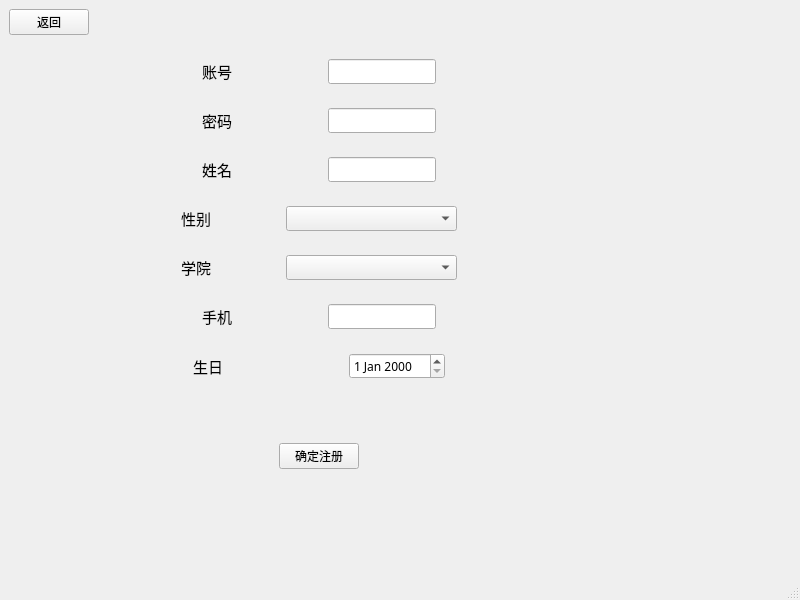
<?xml version="1.0" encoding="UTF-8"?>
<ui version="4.0">
 <class>Student_sign</class>
 <widget class="QMainWindow" name="Student_sign">
  <property name="geometry">
   <rect>
    <x>0</x>
    <y>0</y>
    <width>800</width>
    <height>600</height>
   </rect>
  </property>
  <property name="font">
   <font>
    <family>楷体</family>
   </font>
  </property>
  <property name="windowTitle">
   <string>学生注册</string>
  </property>
  <widget class="QWidget" name="centralwidget">
   <layout class="QGridLayout" name="gridLayout">
    <item row="3" column="5">
     <spacer name="horizontalSpacer_25">
      <property name="orientation">
       <enum>Qt::Horizontal</enum>
      </property>
      <property name="sizeHint" stdset="0">
       <size>
        <width>40</width>
        <height>20</height>
       </size>
      </property>
     </spacer>
    </item>
    <item row="3" column="4">
     <spacer name="horizontalSpacer_26">
      <property name="orientation">
       <enum>Qt::Horizontal</enum>
      </property>
      <property name="sizeHint" stdset="0">
       <size>
        <width>40</width>
        <height>20</height>
       </size>
      </property>
     </spacer>
    </item>
    <item row="1" column="1" rowspan="3" colspan="2">
     <widget class="QWidget" name="widget_4" native="true">
      <layout class="QVBoxLayout" name="verticalLayout">
       <item>
        <widget class="QWidget" name="widget_2" native="true">
         <layout class="QHBoxLayout" name="horizontalLayout">
          <item>
           <spacer name="horizontalSpacer_4">
            <property name="orientation">
             <enum>Qt::Horizontal</enum>
            </property>
            <property name="sizeHint" stdset="0">
             <size>
              <width>76</width>
              <height>20</height>
             </size>
            </property>
           </spacer>
          </item>
          <item>
           <widget class="QLabel" name="label">
            <property name="font">
             <font>
              <family>楷体</family>
              <pointsize>11</pointsize>
             </font>
            </property>
            <property name="text">
             <string>账号</string>
            </property>
           </widget>
          </item>
          <item>
           <spacer name="horizontalSpacer_3">
            <property name="orientation">
             <enum>Qt::Horizontal</enum>
            </property>
            <property name="sizeHint" stdset="0">
             <size>
              <width>40</width>
              <height>20</height>
             </size>
            </property>
           </spacer>
          </item>
          <item>
           <widget class="QLineEdit" name="account0"/>
          </item>
          <item>
           <spacer name="horizontalSpacer_24">
            <property name="orientation">
             <enum>Qt::Horizontal</enum>
            </property>
            <property name="sizeHint" stdset="0">
             <size>
              <width>40</width>
              <height>20</height>
             </size>
            </property>
           </spacer>
          </item>
         </layout>
        </widget>
       </item>
       <item>
        <widget class="QWidget" name="widget_3" native="true">
         <layout class="QHBoxLayout" name="horizontalLayout_2">
          <item>
           <spacer name="horizontalSpacer_5">
            <property name="orientation">
             <enum>Qt::Horizontal</enum>
            </property>
            <property name="sizeHint" stdset="0">
             <size>
              <width>46</width>
              <height>20</height>
             </size>
            </property>
           </spacer>
          </item>
          <item>
           <widget class="QLabel" name="label_9">
            <property name="font">
             <font>
              <family>楷体</family>
              <pointsize>11</pointsize>
             </font>
            </property>
            <property name="text">
             <string>密码</string>
            </property>
           </widget>
          </item>
          <item>
           <spacer name="horizontalSpacer_6">
            <property name="orientation">
             <enum>Qt::Horizontal</enum>
            </property>
            <property name="sizeHint" stdset="0">
             <size>
              <width>40</width>
              <height>20</height>
             </size>
            </property>
           </spacer>
          </item>
          <item>
           <widget class="QLineEdit" name="password0"/>
          </item>
          <item>
           <spacer name="horizontalSpacer_28">
            <property name="orientation">
             <enum>Qt::Horizontal</enum>
            </property>
            <property name="sizeHint" stdset="0">
             <size>
              <width>40</width>
              <height>20</height>
             </size>
            </property>
           </spacer>
          </item>
         </layout>
        </widget>
       </item>
       <item>
        <widget class="QWidget" name="widget_5" native="true">
         <layout class="QHBoxLayout" name="horizontalLayout_4">
          <item>
           <spacer name="horizontalSpacer_7">
            <property name="orientation">
             <enum>Qt::Horizontal</enum>
            </property>
            <property name="sizeHint" stdset="0">
             <size>
              <width>46</width>
              <height>20</height>
             </size>
            </property>
           </spacer>
          </item>
          <item>
           <widget class="QLabel" name="label_2">
            <property name="font">
             <font>
              <family>楷体</family>
              <pointsize>11</pointsize>
             </font>
            </property>
            <property name="text">
             <string>姓名</string>
            </property>
           </widget>
          </item>
          <item>
           <spacer name="horizontalSpacer_8">
            <property name="orientation">
             <enum>Qt::Horizontal</enum>
            </property>
            <property name="sizeHint" stdset="0">
             <size>
              <width>40</width>
              <height>20</height>
             </size>
            </property>
           </spacer>
          </item>
          <item>
           <widget class="QLineEdit" name="name0"/>
          </item>
          <item>
           <spacer name="horizontalSpacer_29">
            <property name="orientation">
             <enum>Qt::Horizontal</enum>
            </property>
            <property name="sizeHint" stdset="0">
             <size>
              <width>40</width>
              <height>20</height>
             </size>
            </property>
           </spacer>
          </item>
         </layout>
        </widget>
       </item>
       <item>
        <widget class="QWidget" name="widget_6" native="true">
         <layout class="QHBoxLayout" name="horizontalLayout_5">
          <item>
           <spacer name="horizontalSpacer_9">
            <property name="orientation">
             <enum>Qt::Horizontal</enum>
            </property>
            <property name="sizeHint" stdset="0">
             <size>
              <width>46</width>
              <height>20</height>
             </size>
            </property>
           </spacer>
          </item>
          <item>
           <widget class="QLabel" name="label_4">
            <property name="font">
             <font>
              <family>楷体</family>
              <pointsize>11</pointsize>
             </font>
            </property>
            <property name="text">
             <string>性别</string>
            </property>
           </widget>
          </item>
          <item>
           <spacer name="horizontalSpacer_10">
            <property name="orientation">
             <enum>Qt::Horizontal</enum>
            </property>
            <property name="sizeHint" stdset="0">
             <size>
              <width>40</width>
              <height>20</height>
             </size>
            </property>
           </spacer>
          </item>
          <item>
           <widget class="QComboBox" name="comboBoxGender">
            <property name="minimumSize">
             <size>
              <width>171</width>
              <height>23</height>
             </size>
            </property>
           </widget>
          </item>
          <item>
           <spacer name="horizontalSpacer_30">
            <property name="orientation">
             <enum>Qt::Horizontal</enum>
            </property>
            <property name="sizeHint" stdset="0">
             <size>
              <width>40</width>
              <height>20</height>
             </size>
            </property>
           </spacer>
          </item>
         </layout>
        </widget>
       </item>
       <item>
        <widget class="QWidget" name="widget_7" native="true">
         <layout class="QHBoxLayout" name="horizontalLayout_6">
          <item>
           <spacer name="horizontalSpacer_17">
            <property name="orientation">
             <enum>Qt::Horizontal</enum>
            </property>
            <property name="sizeHint" stdset="0">
             <size>
              <width>46</width>
              <height>20</height>
             </size>
            </property>
           </spacer>
          </item>
          <item>
           <widget class="QLabel" name="label_6">
            <property name="font">
             <font>
              <family>楷体</family>
              <pointsize>11</pointsize>
             </font>
            </property>
            <property name="text">
             <string>学院</string>
            </property>
           </widget>
          </item>
          <item>
           <spacer name="horizontalSpacer_18">
            <property name="orientation">
             <enum>Qt::Horizontal</enum>
            </property>
            <property name="sizeHint" stdset="0">
             <size>
              <width>40</width>
              <height>20</height>
             </size>
            </property>
           </spacer>
          </item>
          <item>
           <widget class="QComboBox" name="comboBoxIntitude">
            <property name="minimumSize">
             <size>
              <width>171</width>
              <height>23</height>
             </size>
            </property>
           </widget>
          </item>
          <item>
           <spacer name="horizontalSpacer_32">
            <property name="orientation">
             <enum>Qt::Horizontal</enum>
            </property>
            <property name="sizeHint" stdset="0">
             <size>
              <width>40</width>
              <height>20</height>
             </size>
            </property>
           </spacer>
          </item>
         </layout>
        </widget>
       </item>
       <item>
        <widget class="QWidget" name="widget_8" native="true">
         <layout class="QHBoxLayout" name="horizontalLayout_7">
          <item>
           <spacer name="horizontalSpacer_19">
            <property name="orientation">
             <enum>Qt::Horizontal</enum>
            </property>
            <property name="sizeHint" stdset="0">
             <size>
              <width>46</width>
              <height>20</height>
             </size>
            </property>
           </spacer>
          </item>
          <item>
           <widget class="QLabel" name="label_7">
            <property name="font">
             <font>
              <family>楷体</family>
              <pointsize>11</pointsize>
             </font>
            </property>
            <property name="text">
             <string>手机</string>
            </property>
           </widget>
          </item>
          <item>
           <spacer name="horizontalSpacer_20">
            <property name="orientation">
             <enum>Qt::Horizontal</enum>
            </property>
            <property name="sizeHint" stdset="0">
             <size>
              <width>40</width>
              <height>20</height>
             </size>
            </property>
           </spacer>
          </item>
          <item>
           <widget class="QLineEdit" name="phone0"/>
          </item>
          <item>
           <spacer name="horizontalSpacer_31">
            <property name="orientation">
             <enum>Qt::Horizontal</enum>
            </property>
            <property name="sizeHint" stdset="0">
             <size>
              <width>40</width>
              <height>20</height>
             </size>
            </property>
           </spacer>
          </item>
         </layout>
        </widget>
       </item>
       <item>
        <widget class="QWidget" name="widget" native="true">
         <layout class="QHBoxLayout" name="horizontalLayout_3">
          <item>
           <spacer name="horizontalSpacer">
            <property name="orientation">
             <enum>Qt::Horizontal</enum>
            </property>
            <property name="sizeHint" stdset="0">
             <size>
              <width>40</width>
              <height>20</height>
             </size>
            </property>
           </spacer>
          </item>
          <item>
           <spacer name="horizontalSpacer_15">
            <property name="orientation">
             <enum>Qt::Horizontal</enum>
            </property>
            <property name="sizeHint" stdset="0">
             <size>
              <width>40</width>
              <height>20</height>
             </size>
            </property>
           </spacer>
          </item>
          <item>
           <widget class="QLabel" name="label_5">
            <property name="font">
             <font>
              <family>楷体</family>
              <pointsize>11</pointsize>
             </font>
            </property>
            <property name="text">
             <string>生日</string>
            </property>
           </widget>
          </item>
          <item>
           <spacer name="horizontalSpacer_16">
            <property name="orientation">
             <enum>Qt::Horizontal</enum>
            </property>
            <property name="sizeHint" stdset="0">
             <size>
              <width>40</width>
              <height>20</height>
             </size>
            </property>
           </spacer>
          </item>
          <item>
           <spacer name="horizontalSpacer_14">
            <property name="orientation">
             <enum>Qt::Horizontal</enum>
            </property>
            <property name="sizeHint" stdset="0">
             <size>
              <width>40</width>
              <height>20</height>
             </size>
            </property>
           </spacer>
          </item>
          <item>
           <spacer name="horizontalSpacer_2">
            <property name="orientation">
             <enum>Qt::Horizontal</enum>
            </property>
            <property name="sizeHint" stdset="0">
             <size>
              <width>40</width>
              <height>20</height>
             </size>
            </property>
           </spacer>
          </item>
          <item>
           <widget class="QDateEdit" name="birthday0"/>
          </item>
          <item>
           <spacer name="horizontalSpacer_11">
            <property name="orientation">
             <enum>Qt::Horizontal</enum>
            </property>
            <property name="sizeHint" stdset="0">
             <size>
              <width>40</width>
              <height>20</height>
             </size>
            </property>
           </spacer>
          </item>
          <item>
           <spacer name="horizontalSpacer_33">
            <property name="orientation">
             <enum>Qt::Horizontal</enum>
            </property>
            <property name="sizeHint" stdset="0">
             <size>
              <width>40</width>
              <height>20</height>
             </size>
            </property>
           </spacer>
          </item>
         </layout>
        </widget>
       </item>
       <item>
        <spacer name="verticalSpacer">
         <property name="orientation">
          <enum>Qt::Vertical</enum>
         </property>
         <property name="sizeHint" stdset="0">
          <size>
           <width>20</width>
           <height>40</height>
          </size>
         </property>
        </spacer>
       </item>
       <item>
        <widget class="QWidget" name="widget_9" native="true">
         <layout class="QHBoxLayout" name="horizontalLayout_8">
          <item>
           <spacer name="horizontalSpacer_21">
            <property name="orientation">
             <enum>Qt::Horizontal</enum>
            </property>
            <property name="sizeHint" stdset="0">
             <size>
              <width>40</width>
              <height>20</height>
             </size>
            </property>
           </spacer>
          </item>
          <item>
           <widget class="QPushButton" name="pushButton_2">
            <property name="text">
             <string>确定注册</string>
            </property>
           </widget>
          </item>
          <item>
           <spacer name="horizontalSpacer_22">
            <property name="orientation">
             <enum>Qt::Horizontal</enum>
            </property>
            <property name="sizeHint" stdset="0">
             <size>
              <width>40</width>
              <height>20</height>
             </size>
            </property>
           </spacer>
          </item>
         </layout>
        </widget>
       </item>
      </layout>
     </widget>
    </item>
    <item row="3" column="6">
     <spacer name="horizontalSpacer_23">
      <property name="orientation">
       <enum>Qt::Horizontal</enum>
      </property>
      <property name="sizeHint" stdset="0">
       <size>
        <width>40</width>
        <height>20</height>
       </size>
      </property>
     </spacer>
    </item>
    <item row="4" column="2">
     <spacer name="verticalSpacer_2">
      <property name="orientation">
       <enum>Qt::Vertical</enum>
      </property>
      <property name="sizeHint" stdset="0">
       <size>
        <width>20</width>
        <height>40</height>
       </size>
      </property>
     </spacer>
    </item>
    <item row="3" column="3">
     <spacer name="horizontalSpacer_27">
      <property name="orientation">
       <enum>Qt::Horizontal</enum>
      </property>
      <property name="sizeHint" stdset="0">
       <size>
        <width>40</width>
        <height>20</height>
       </size>
      </property>
     </spacer>
    </item>
    <item row="0" column="0">
     <widget class="QPushButton" name="pushButton">
      <property name="text">
       <string>返回</string>
      </property>
     </widget>
    </item>
    <item row="2" column="0">
     <widget class="QLabel" name="label_3">
      <property name="font">
       <font>
        <family>楷体</family>
        <pointsize>11</pointsize>
       </font>
      </property>
      <property name="text">
       <string/>
      </property>
     </widget>
    </item>
   </layout>
  </widget>
  <widget class="QMenuBar" name="menubar">
   <property name="geometry">
    <rect>
     <x>0</x>
     <y>0</y>
     <width>800</width>
     <height>26</height>
    </rect>
   </property>
  </widget>
  <widget class="QStatusBar" name="statusbar"/>
 </widget>
 <resources/>
 <connections/>
</ui>
